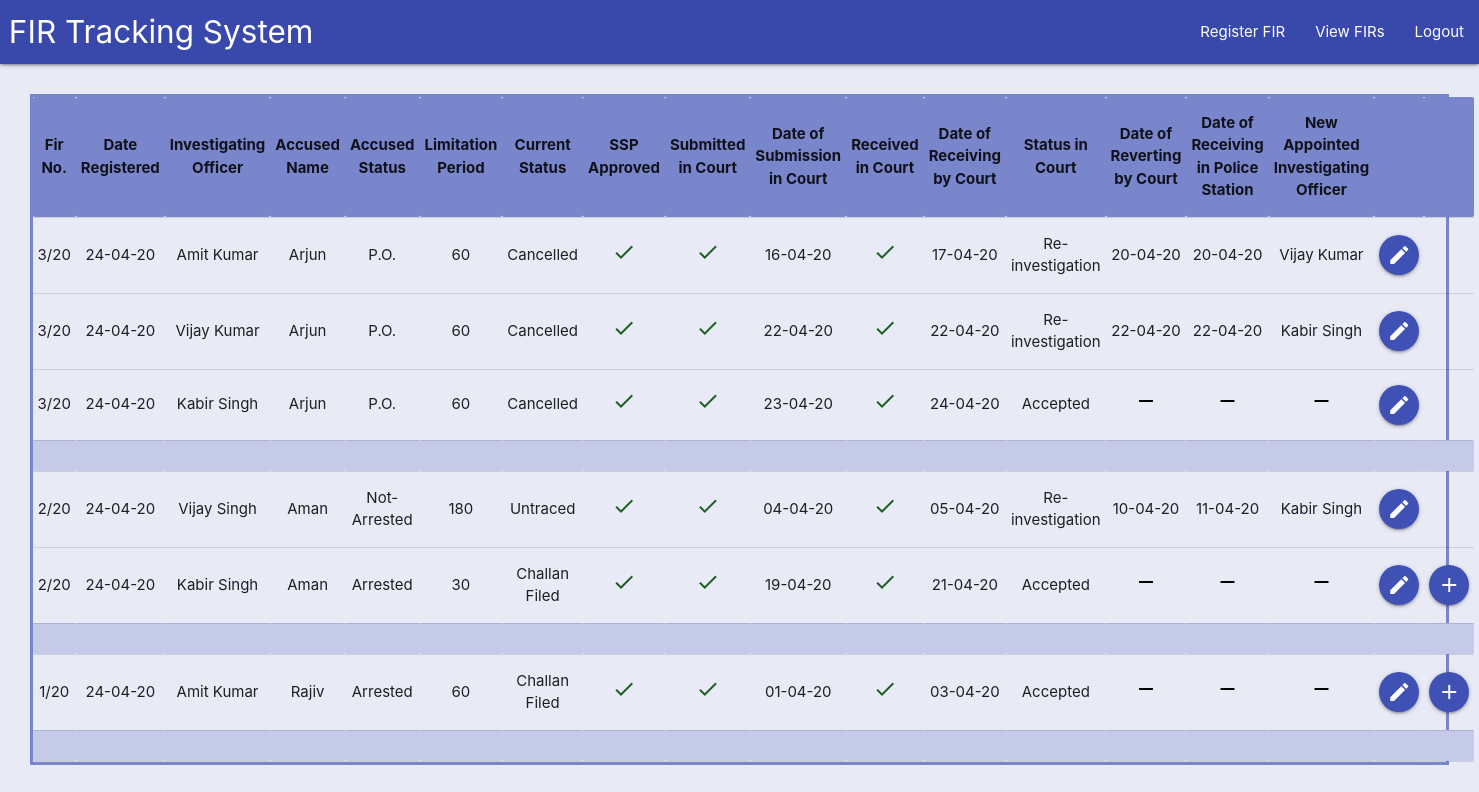
Page /fir/list_firs_police_station/ (signed in) on the committed database.
### fir/models.py (models this page shows, shortened)
class FIR(models.Model):
    PHASE_CHOICES=[(1,1),(2,2),(3,3)]
    ACCUSED_STATUS_CHOICES = [('arrested','Arrested'),('not_arrested','Not Arrested'),('po','PO')]
    CURRENT_STATUS_CHOICES = [('under_investigation','Under Investigation'),('challan_filed','Challan Filed'),('untraced','Untraced'),('cancelled','Cancelled')]
    COURT_STATUS_CHOICES = [('pending','Pending'),('accepted','Accepted'),('reinvestigation','Reinvestigation')]
    sub_division = models.ForeignKey("location.SubDivision", related_name='firs', on_delete=models.CASCADE)
    police_station = models.ForeignKey("location.PoliceStation", related_name='firs', on_delete=models.CASCADE)
    fir_no = models.CharField(max_length=50)
    phase = models.PositiveIntegerField(choices=PHASE_CHOICES)
    date_created = models.DateField(auto_now=True)
    io_name = models.CharField(max_length=50, blank=True, null=True)
    accused_name = models.TextField(blank=True, null=True)
    accused_status = models.CharField(max_length=50, choices=ACCUSED_STATUS_CHOICES, blank=True, null=True)
    limitation_period = models.PositiveIntegerField(blank=True, null=True)
    current_status = models.CharField(max_length=50, choices=CURRENT_STATUS_CHOICES, blank=True, null=True)
    ssp_approved = models.BooleanField(default=False)
    put_in_court = models.BooleanField(default=False)
    put_in_court_date = models.DateField(blank=True, null=True)
    received_in_court = models.BooleanField(default=False)
    received_in_court_date = models.DateField(blank=True, null=True)
    court_status = models.CharField(max_length=50, choices=COURT_STATUS_CHOICES, blank=True,  null=True)
    reverted_by_court_date = models.DateField(blank=True,  null=True)
    received_from_court_date = models.DateField(blank=True,  null=True)
    appointed_io = models.CharField(max_length=50, blank=True,  null=True)
    class Meta():
        unique_together = ['sub_division', 'police_station', 'fir_no', 'phase']
        ordering = ['-fir_no','phase']
        verbose_name = 'FIR'
        verbose_name_plural = 'FIRs'

### fir/views.py (the view)
# urls.py: path('list_firs_police_station/', views.list_firs_police_station_view, name='list_firs_police_station'),
@login_required
def list_firs_police_station_view(request):
    police_station_record_keepers = [u['user'] for u in acc_models.PoliceStationRecordKeeper.objects.all().values('user')]
    if request.user.pk in police_station_record_keepers:
        fir_list = models.FIR.objects.all().filter(police_station__exact=acc_models.PoliceStationRecordKeeper.objects.get(user__pk__exact=request.user.pk).police_station)
        return render(request, 'fir/list_firs_police_station.html', {'fir_list':fir_list})
    else:
        return redirect('fault', fault='ACCESS DENIED!')

### account/context_preprocessors.py (called while the page is built)
def UserList(request):
    police_station_record_keepers = [u['user'] for u in models.PoliceStationRecordKeeper.objects.all().values('user')]
    court_record_keepers = [u['user'] for u in models.CourtRecordKeeper.objects.all().values('user')]
    ssp_record_keepers = [u['user'] for u in models.SSPRecordKeeper.objects.all().values('user')]
    return {'police_station_record_keepers':police_station_record_keepers,
            'court_record_keepers':court_record_keepers,
            'ssp_record_keepers':ssp_record_keepers,
            }

### fir/templatetags/templatetag.py (called while the page is built)
@register.filter
def is_last_phase(pk):
    fir_object = models.FIR.objects.get(pk__exact=pk)
    fir_phase = fir_object.phase
    fir_phase_list = models.FIR.objects.all().filter(fir_no__exact=fir_object.fir_no, police_station__exact=fir_object.police_station, sub_division__exact=fir_object.sub_division)
    if fir_phase==len(fir_phase_list):
        return True
    else:
        return False

@register.filter
def is_next_phase_possible(pk):
    fir_object = models.FIR.objects.get(pk__exact=pk)
    fir_phase = fir_object.phase
    if fir_phase==3:
        return False
    fir_phase_list = models.FIR.objects.all().filter(fir_no__exact=fir_object.fir_no, police_station__exact=fir_object.police_station, sub_division__exact=fir_object.sub_division)
    if fir_phase==len(fir_phase_list):
        return True
    else:
        return False

### fir/templates/fir/list_firs_police_station.html (shortened to what this page needs)
{% extends 'base.html' %}
{% load static %}
{% load widget_tweaks %}
{% load templatetag %}
{% block content %}
<div class="table_div">
        <table class="centered responsive-table highlight">
            <thead class="indigo lighten-2">
                <tr>
                    <th>Fir No.</th>
                    <th>Date Registered</th>
                    <th>Investigating Officer</th>
                    <th>Accused Name</th>
                    <th>Accused Status</th>
                    <th>Limitation Period</th>
                    <th>Current Status</th>
                    <th>SSP Approved</th>
                    <th>Submitted in Court</th>
                    <th>Date of Submission in Court</th>
                    <th>Received in Court</th>
                    <th>Date of Receiving by Court</th>
                    <th>Status in Court</th>
                    <th>Date of Reverting by Court</th>
                    <th>Date of Receiving in Police Station</th>
                    <th>New Appointed Investigating Officer</th>
                    <th></th>
                    <th></th>
                </tr>
            </thead>
            <tbody>
                {% for fir in fir_list %}
                    <tr>
                        <td>{{fir.fir_no}}</td>
                        <td>{{fir.date_created|date:'d-m-y'}}</td>
                        {% if fir.io_name %}
                            <td>{{fir.io_name}}</td>
                        {% else %}
                            <td><i class="material-icons black-text">remove</i></td>
                        {% endif %}
                        {% if fir.accused_name %}
                            <td>{{fir.accused_name}}</td>
                        {% else %}
                            <td><i class="material-icons black-text">remove</i></td>
                        {% endif %}
                        {% if fir.accused_status == "arrested" %}
                            <td>Arrested</td>
                        {% elif fir.accused_status == "not_arrested" %}
                            <td>Not-Arrested</td>
                        {% elif fir.accused_status == "po" %}
                            <td>P.O.</td>
                        {% else %}
                            <td><i class="material-icons black-text">remove</i></td>
                        {% endif %}
                        {% if fir.limitation_period %}
                            <td>{{fir.limitation_period}}</td>
                        {% else %}
                            <td><i class="material-icons black-text">remove</i></td>
                        {% endif %}
                        {% if fir.current_status == "challan_filed" %}
                            <td>Challan Filed</td>
                        {% elif fir.current_status == "untraced" %}
                            <td>Untraced</td>
                        {% elif fir.current_status == "under_investigation" %}
                            <td>Under Investigation</td>
                        {% elif fir.current_status == "cancelled" %}
                            <td>Cancelled</td>
                        {% else %}
                            <td><i class="material-icons black-text">remove</i></td>
                        {% endif %}
                        {% if fir.ssp_approved %}
                            <td><i class="material-icons green-text text-darken-4">check</i></td>
                        {% else %}
                            <td><i class="material-icons red-text">close</i></td>
                        {% endif %}
                        {% if fir.put_in_court %}
                            <td><i class="material-icons green-text text-darken-4">check</i></td>
                        {% else %}
                            <td><i class="material-icons red-text">close</i></td>
                        {% endif %}
                        {% if fir.put_in_court_date %}
                            <td>{{fir.put_in_court_date|date:'d-m-y'}}</td>
                        {% else %}
                            <td><i class="material-icons black-text">remove</i></td>
                        {% endif %}
                        {% if fir.received_in_court %}
                            <td><i class="material-icons green-text text-darken-4">check</i></td>
                        {% else %}
                            <td><i class="material-icons red-text">close</i></td>
                        {% endif %}
                        {% if fir.received_in_court_date %}
                            <td>{{fir.received_in_court_date|date:'d-m-y'}}</td>
                        {% else %}
                            <td><i class="material-icons black-text">remove</i></td>
                        {% endif %}
                        {% if fir.court_status == "pending" %}
                            <td>Pending</td>
                        {% elif fir.court_status == "accepted" %}
                            <td>Accepted</td>
                        {% elif fir.court_status == "reinvestigation" %}
                            <td>Re-investigation</td>
                        {% else %}
                            <td><i class="material-icons black-text">remove</i></td>
                        {% endif %}
                        {% if fir.reverted_by_court_date %}
                            <td>{{fir.reverted_by_court_date|date:'d-m-y'}}</td>
                        {% else %}
                            <td><i class="material-icons black-text">remove</i></td>
                        {% endif %}
                        {% if fir.received_from_court_date %}
                            <td>{{fir.received_from_court_date|date:'d-m-y'}}</td>
                        {% else %}
                            <td><i class="material-icons black-text">remove</i></td>
                        {% endif %}
                        {% if fir.appointed_io %}
                            <td>{{fir.appointed_io}}</td>
                        {% else %}
                            <td><i class="material-icons black-text">remove</i></td>
                        {% endif %}
                        <td>
                            <a href="{% url 'fir:update_fir_police_station' pk=fir.pk %}" class="btn-floating btn waves-effect waves-light indigo">
                                <i class="material-icons">edit</i>
                            </a>
                        </td>
                        {% if fir.pk|is_next_phase_possible %}
                            <td>
                                    <a href="{% url 'fir:add_new_phase' pk=fir.pk %}" class="btn-floating btn waves-effect waves-light indigo">
                                        <i class="material-icons">add</i>
                                    </a>
                            </td>
                        {% else %}
                            <td></td>
                        {% endif %}
                    </tr>
                    {% if fir.pk|is_last_phase %}
                        <tr class="indigo lighten-4">
                            <td></td><td></td><td></td><td></td><td></td><td></td><td></td><td></td><td></td><td></td><td></td><td></td><td></td><td></td><td></td><td></td><td></td><td></td>
                        </tr>
                    {% endif %}
                {% endfor %}
            </tbody>
        </table>
{% endblock content %}

### templates/base.html (shortened to what this page needs)
<!DOCTYPE html>
<html lang="en">
<head>
    <link rel="stylesheet" href="https://cdnjs.cloudflare.com/ajax/libs/materialize/1.0.0/css/materialize.min.css">
</head>
<body class="indigo lighten-5">
    <div class="navbar-fixed">
        <nav>
            <div class="nav-wrapper indigo darken-1">
                <a href="{% url 'home' %}" class="left brand-logo">&nbsp;FIR Tracking System</a>
                <ul class="right hide-on-med-and-down">
                    {% if user.is_authenticated %}
                        {% if user.pk in police_station_record_keepers %}
                            <li><a href="{% url 'fir:create_fir' %}">Register FIR</a></li>
                            <li><a href="{% url 'fir:list_firs_police_station' %}">View FIRs</a></li>
                        {% endif %}
                        <li><a href="{% url 'account:logout' %}">Logout</a></li>
                    {% else %}
                        <li><a href="{% url 'account:login' %}">Login</a></li>
                    {% endif %}
                </ul>
            </div>
        </nav>
    </div>
    <div class="hide-on-med-and-down">
        {% block content %}
        {% endblock content %}
</body>
</html>

### fir/templates/fir/list_firs_police_station.html (style rules this page uses)
.table_div { margin: 2%; border: 3px solid #7986cb; }

### rows in the picture
FIR: fir_no "3/20", date_created "24-04-20", io_name "Amit Kumar", accused_name "Arjun", accused_status "P.O.", limitation_period "60", current_status "Cancelled", ssp_approved True (drawn), put_in_court True (drawn), put_in_court_date "16-04-20", received_in_court True (drawn), received_in_court_date "17-04-20", court_status "Re-investigation", reverted_by_court_date "20-04-20", received_from_court_date "20-04-20", appointed_io "Vijay Kumar"
FIR: fir_no "3/20", date_created "24-04-20", io_name "Vijay Kumar", accused_name "Arjun", accused_status "P.O.", limitation_period "60", current_status "Cancelled", ssp_approved True (drawn), put_in_court True (drawn), put_in_court_date "22-04-20", received_in_court True (drawn), received_in_court_date "22-04-20", court_status "Re-investigation", reverted_by_court_date "22-04-20", received_from_court_date "22-04-20", appointed_io "Kabir Singh"
FIR: fir_no "3/20", date_created "24-04-20", io_name "Kabir Singh", accused_name "Arjun", accused_status "P.O.", limitation_period "60", current_status "Cancelled", ssp_approved True (drawn), put_in_court True (drawn), put_in_court_date "23-04-20", received_in_court True (drawn), received_in_court_date "24-04-20", court_status "Accepted"
FIR: fir_no "2/20", date_created "24-04-20", io_name "Vijay Singh", accused_name "Aman", accused_status "Not-Arrested", limitation_period "180", current_status "Untraced", ssp_approved True (drawn), put_in_court True (drawn), put_in_court_date "04-04-20", received_in_court True (drawn), received_in_court_date "05-04-20", court_status "Re-investigation", reverted_by_court_date "10-04-20", received_from_court_date "11-04-20", appointed_io "Kabir Singh"
FIR: fir_no "2/20", date_created "24-04-20", io_name "Kabir Singh", accused_name "Aman", accused_status "Arrested", limitation_period "30", current_status "Challan Filed", ssp_approved True (drawn), put_in_court True (drawn), put_in_court_date "19-04-20", received_in_court True (drawn), received_in_court_date "21-04-20", court_status "Accepted"
FIR: fir_no "1/20", date_created "24-04-20", io_name "Amit Kumar", accused_name "Rajiv", accused_status "Arrested", limitation_period "60", current_status "Challan Filed", ssp_approved True (drawn), put_in_court True (drawn), put_in_court_date "01-04-20", received_in_court True (drawn), received_in_court_date "03-04-20", court_status "Accepted"
